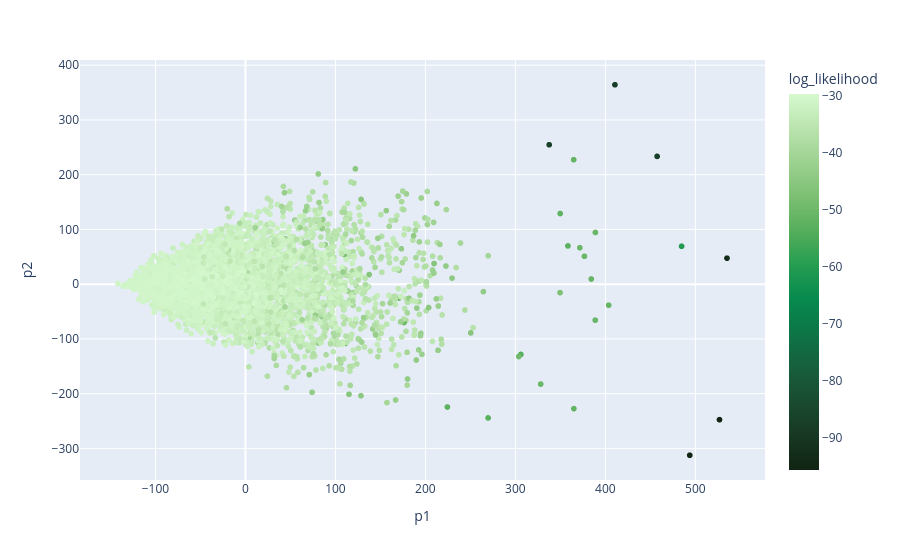

The cell this chart's notebook holds for it:
### Code cell
# sb.scatterplot(data_copy, x='p1', y='p2', hue='log_likelihood', palette='coolwarm')
px.scatter(data_copy, x='p1', y='p2', color='log_likelihood', color_continuous_scale=px.colors.sequential.algae_r)

### Figure 1 — Plotly figure (JSON) as saved in the notebook; plotly's stock layout.template omitted (floating-point values rounded to 4 significant figures; data arrays with more than 128 entries replaced by an {"elided": "..."} marker saying what was removed)
{"data": [{"hovertemplate": "p1=%{x}<br>p2=%{y}<br>log_likelihood=%{marker.color}<extra></extra>", "legendgroup": "", "marker": {"color": {"elided": "4027 float values"}, "coloraxis": "coloraxis", "symbol": "circle"}, "mode": "markers", "name": "", "showlegend": false, "type": "scattergl", "x": {"elided": "4027 float values"}, "xaxis": "x", "y": {"elided": "4027 float values"}, "yaxis": "y"}], "layout": {"coloraxis": {"colorbar": {"title": {"text": "log_likelihood"}}, "colorscale": [[0, "rgb(17, 36, 20)"], [0.09091, "rgb(23, 55, 35)"], [0.1818, "rgb(25, 75, 49)"], [0.2727, "rgb(23, 95, 61)"], [0.3636, "rgb(13, 117, 71)"], [0.4545, "rgb(7, 138, 78)"], [0.5455, "rgb(37, 157, 81)"], [0.6364, "rgb(85, 174, 91)"], [0.7273, "rgb(124, 191, 115)"], [0.8182, "rgb(156, 209, 143)"], [0.9091, "rgb(186, 228, 174)"], [1, "rgb(214, 249, 207)"]]}, "legend": {"tracegroupgap": 0}, "margin": {"t": 60}, "xaxis": {"anchor": "y", "domain": [0, 1], "title": {"text": "p1"}}, "yaxis": {"anchor": "x", "domain": [0, 1], "title": {"text": "p2"}}}}
